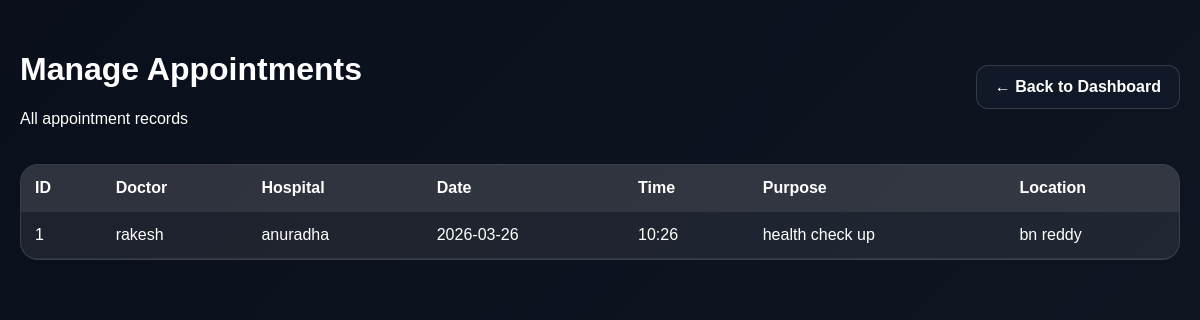
The app's page /admin/appointments (signed in) with its own data.
### tables this page shows
CREATE TABLE appointments (
            id INTEGER PRIMARY KEY AUTOINCREMENT,
            user_id INTEGER NOT NULL,
            doctor TEXT,
            hospital TEXT,
            date TEXT,
            time TEXT,
            purpose TEXT,
            location TEXT,
            FOREIGN KEY (user_id) REFERENCES users(id)
        );

### app.py (the view)
@app.route("/admin/appointments")
@admin_required
def admin_appointments():
    conn = get_db_connection()
    cursor = conn.cursor()
    cursor.execute("""
        SELECT appointments.*, users.full_name AS user_name, users.email AS user_email
        FROM appointments
        LEFT JOIN users ON appointments.user_id = users.id
        ORDER BY date ASC, time ASC
    """)
    appointments = cursor.fetchall()
    conn.close()
    return render_template("admin_appointments.html", appointments=appointments)

### app.py (called while the page is built)
def get_db_connection():
    conn = sqlite3.connect("healthcare.db")
    conn.row_factory = sqlite3.Row
    return conn

def admin_required(f):
    @wraps(f)
    def decorated_function(*args, **kwargs):
        if "admin_id" not in session:
            return redirect(url_for("admin_login"))
        return f(*args, **kwargs)
    return decorated_function

### templates/admin_appointments.html (shortened to what this page needs)
<!DOCTYPE html>
<html lang="en">
<head>
</head>
<body>
    <div class="overlay">
        <div class="container">
            <div class="topbar">
                <div>
                    <h1>Manage Appointments</h1>
                    <p>All appointment records</p>
                </div>
                <a class="back-btn" href="/admin/dashboard">← Back to Dashboard</a>
            </div>
            <div class="table-wrap">
                {% if appointments %}
                <table>
                    <thead>
                        <tr>
                            <th>ID</th>
                            <th>Doctor</th>
                            <th>Hospital</th>
                            <th>Date</th>
                            <th>Time</th>
                            <th>Purpose</th>
                            <th>Location</th>
                        </tr>
                    </thead>
                    <tbody>
                        {% for appt in appointments %}
                        <tr>
                            <td>{{ appt["id"] }}</td>
                            <td>{{ appt["doctor"] }}</td>
                            <td>{{ appt["hospital"] }}</td>
                            <td>{{ appt["date"] }}</td>
                            <td>{{ appt["time"] }}</td>
                            <td>{{ appt["purpose"] }}</td>
                            <td>{{ appt["location"] }}</td>
                        </tr>
                        {% endfor %}
                    </tbody>
                </table>
                {% else %}
                <div class="empty">No appointments found.</div>
                {% endif %}
            </div>
        </div>
    </div>
</body>
</html>

### templates/admin_appointments.html (style rules this page uses)
* { box-sizing: border-box; }
body { margin: 0; font-family: Arial, sans-serif; background: linear-gradient(135deg, #0f172a, #1e293b, #111827); background-size: 300% 300%; animation: gradientMove 10s ease infinite; min-height: 100vh; color: white; }
.overlay { min-height: 100vh; background: rgba(0,0,0,0.35); padding: 30px 20px; }
.container { max-width: 1250px; margin: auto; }
.topbar { display: flex; justify-content: space-between; align-items: center; gap: 15px; flex-wrap: wrap; margin-bottom: 20px; }
.back-btn { text-decoration: none; background: #111827; color: white; padding: 12px 18px; border-radius: 12px; border: 1px solid rgba(255,255,255,0.15); font-weight: bold; }
.table-wrap { background: rgba(255,255,255,0.08); border: 1px solid rgba(255,255,255,0.12); border-radius: 18px; overflow: hidden; }
table { width: 100%; border-collapse: collapse; }
th, td { padding: 14px; border-bottom: 1px solid rgba(255,255,255,0.08); text-align: left; }
th { background: rgba(255,255,255,0.08); }

### records on screen
appointments: id "1", doctor "rakesh", hospital "anuradha", date "2026-03-26", time "10:26", purpose "health check up", location "bn reddy"
